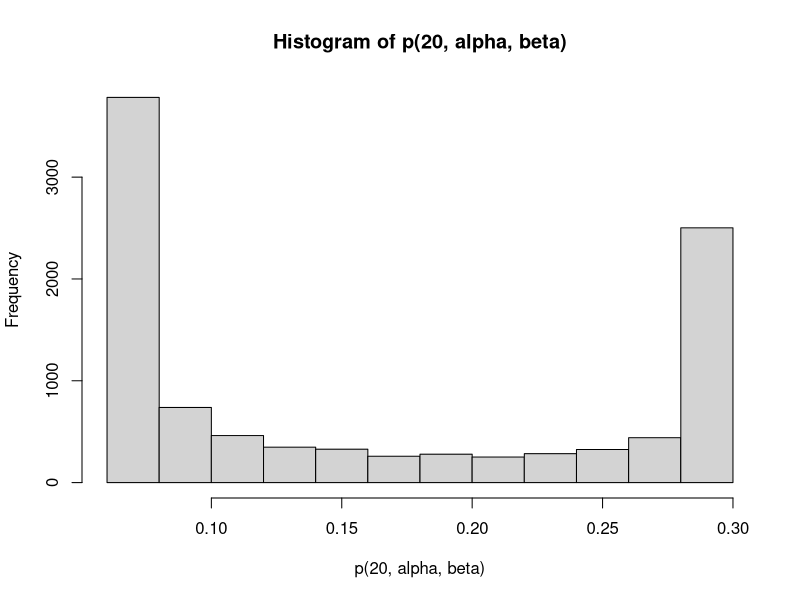
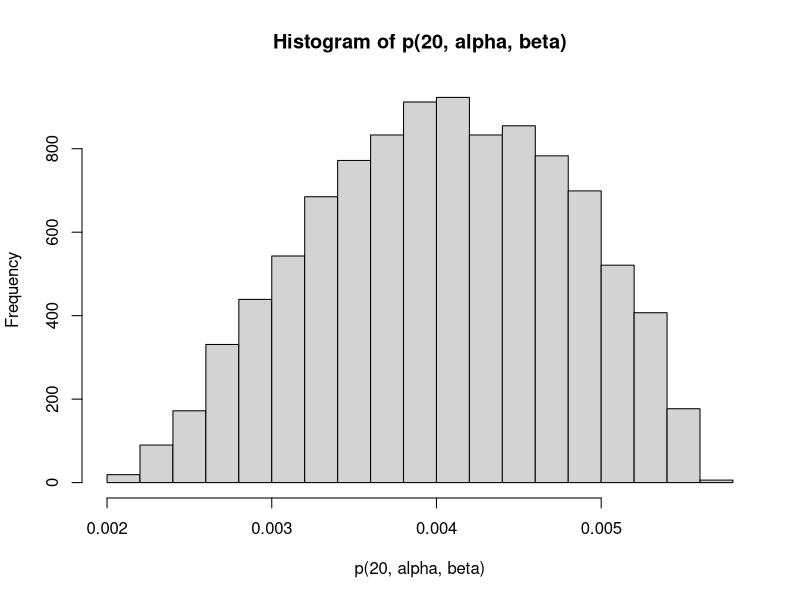

These charts were generated, in order, by the following R code:
#HW3

#1 
p <- function(n,alpha,beta){
  
  u<-runif(10000)
  
  b <- rbeta(u,alpha,beta)
  #print(b)
  c <- factorial(n)/(factorial(b)*factorial(n-b))
  print(c)
  p <- gamma(alpha+beta)*gamma(alpha+b)*gamma(n-b+beta)/(gamma(alpha)*gamma(beta)*gamma(n+alpha+beta))
  return(p*c)
}

#testing to match wikipedia <- https://en.wikipedia.org/wiki/Beta-binomial_distribution#/media/File:Beta-binomial_distribution_pmf.png
alpha <- 0.2
beta <-.25

hist(p(20,alpha,beta))


alpha <- 3
beta <-2

hist(p(20,alpha,beta))



